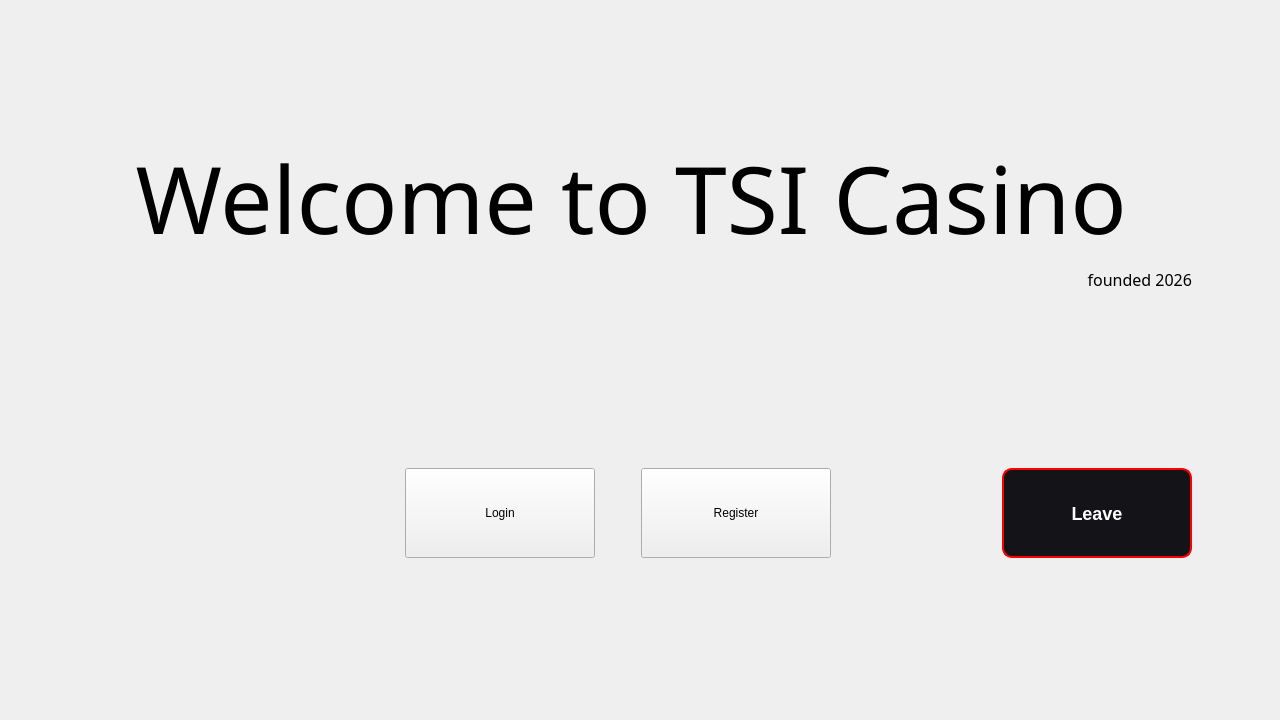
      <widget class="QWidget" name="WelcomePage">
       <property name="minimumSize">
        <size>
         <width>1280</width>
         <height>720</height>
        </size>
       </property>
       <property name="maximumSize">
        <size>
         <width>1280</width>
         <height>720</height>
        </size>
       </property>
       <property name="styleSheet">
        <string notr="true">QWidget#WelcomePage QPushButton:hover {
    background-color: #00eaff;
    color: #0d0d0f;
}

QWidget#WelcomePage QPushButton:pressed {
    background-color: #0099aa;
}


</string>
       </property>
       <widget class="QWidget" name="layoutWidget">
        <property name="geometry">
         <rect>
          <x>70</x>
          <y>134</y>
          <width>1122</width>
          <height>424</height>
         </rect>
        </property>
        <layout class="QVBoxLayout" name="verticalLayout">
         <item>
          <widget class="QLabel" name="lblWelcome">
           <property name="font">
            <font>
             <family>Titillium Web</family>
             <pointsize>70</pointsize>
            </font>
           </property>
           <property name="text">
            <string>Welcome to TSI Casino</string>
           </property>
           <property name="scaledContents">
            <bool>false</bool>
           </property>
           <property name="alignment">
            <set>Qt::AlignmentFlag::AlignCenter</set>
           </property>
          </widget>
         </item>
         <item>
          <widget class="QLabel" name="lblSubtitle">
           <property name="font">
            <font>
             <family>Titillium Web</family>
             <pointsize>12</pointsize>
            </font>
           </property>
           <property name="text">
            <string>founded 2026</string>
           </property>
           <property name="alignment">
            <set>Qt::AlignmentFlag::AlignRight|Qt::AlignmentFlag::AlignTrailing|Qt::AlignmentFlag::AlignVCenter</set>
           </property>
          </widget>
         </item>
         <item>
          <spacer name="verticalSpacer">
           <property name="orientation">
            <enum>Qt::Orientation::Vertical</enum>
           </property>
           <property name="sizeHint" stdset="0">
            <size>
             <width>20</width>
             <height>100</height>
            </size>
           </property>
          </spacer>
         </item>
         <item>
          <layout class="QHBoxLayout" name="horizontalLayout">
           <item>
            <spacer name="horizontalSpacer_3">
             <property name="orientation">
              <enum>Qt::Orientation::Horizontal</enum>
             </property>
             <property name="sizeHint" stdset="0">
              <size>
               <width>335</width>
               <height>20</height>
              </size>
             </property>
            </spacer>
           </item>
           <item>
            <widget class="QPushButton" name="btnLogin">
             <property name="minimumSize">
              <size>
               <width>190</width>
               <height>90</height>
              </size>
             </property>
             <property name="maximumSize">
              <size>
               <width>190</width>
               <height>90</height>
              </size>
             </property>
             <property name="text">
              <string>Login</string>
             </property>
            </widget>
           </item>
           <item>
            <spacer name="horizontalSpacer_2">
             <property name="orientation">
              <enum>Qt::Orientation::Horizontal</enum>
             </property>
             <property name="sizeType">
              <enum>QSizePolicy::Policy::Fixed</enum>
             </property>
             <property name="sizeHint" stdset="0">
              <size>
               <width>40</width>
               <height>20</height>
              </size>
             </property>
            </spacer>
           </item>
           <item>
            <widget class="QPushButton" name="btnRegister">
             <property name="minimumSize">
              <size>
               <width>190</width>
               <height>90</height>
              </size>
             </property>
             <property name="maximumSize">
              <size>
               <width>190</width>
               <height>90</height>
              </size>
             </property>
             <property name="text">
              <string>Register</string>
             </property>
            </widget>
           </item>
           <item>
            <spacer name="horizontalSpacer">
             <property name="orientation">
              <enum>Qt::Orientation::Horizontal</enum>
             </property>
             <property name="sizeHint" stdset="0">
              <size>
               <width>40</width>
               <height>20</height>
              </size>
             </property>
            </spacer>
           </item>
           <item>
            <widget class="QPushButton" name="btnLeave">
             <property name="minimumSize">
              <size>
               <width>190</width>
               <height>90</height>
              </size>
             </property>
             <property name="maximumSize">
              <size>
               <width>190</width>
               <height>90</height>
              </size>
             </property>
             <property name="styleSheet">
              <string notr="true">QPushButton {
    background-color: #141418;
    border: 2px solid #ff0000;
    border-radius: 10px;
    padding: 10px 20px;
    color: white;
    font-size: 18px;
    font-weight: 500;
}

QPushButton:hover {
    background-color: #ff0000;
    color: #0d0d0f;
}

QPushButton:pressed{
	background-color:#531516;
}</string>
             </property>
             <property name="text">
              <string>Leave</string>
             </property>
            </widget>
           </item>
          </layout>
         </item>
        </layout>
       </widget>
      </widget>
